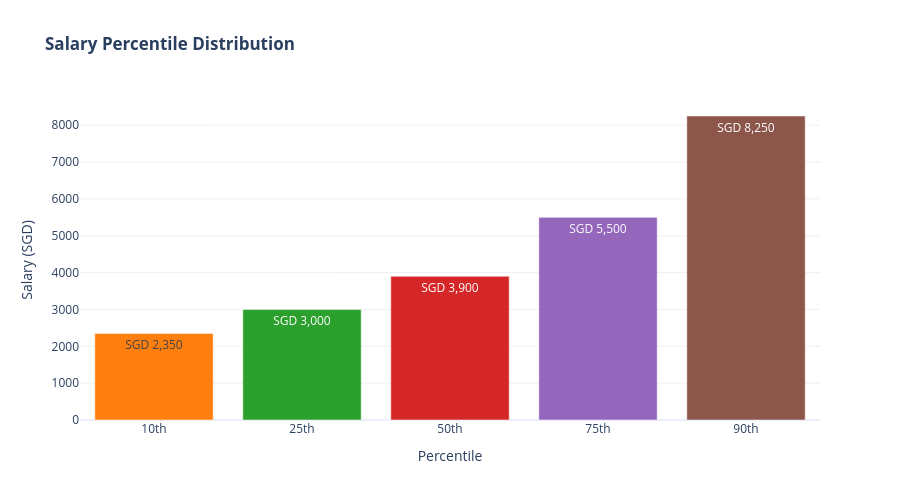

Here is the notebook cell this chart was saved with:
### Code cell
# Chart 6: Salary Percentiles
try:
    percentiles = [10, 25, 50, 75, 90]
    percentile_values = [np.percentile(df['average_salary'], p) for p in percentiles]

    fig6 = go.Figure()
    fig6.add_trace(go.Bar(
        x=[f"{p}th" for p in percentiles],
        y=percentile_values,
        marker_color=['#ff7f0e', '#2ca02c', '#d62728', '#9467bd', '#8c564b'],
        text=[f"SGD {val:,.0f}" for val in percentile_values],
        textposition='auto',
        hovertemplate='<b>%{x} Percentile</b><br>Salary: SGD %{y:,.0f}<extra></extra>'
    ))

    fig6.update_layout(
        title='<b>Salary Percentile Distribution</b>',
        xaxis_title='Percentile',
        yaxis_title='Salary (SGD)',
        hovermode='x unified',
        template='plotly_white',
        height=500
    )
    fig6.show()

    print("\n✓ Chart 6 created successfully")
    print("\nSalary Percentiles:")
    for p, val in zip(percentiles, percentile_values):
        print(f"  {p}th: SGD {val:,.2f}")
except Exception as e:
    print(f"⚠ Error creating Chart 6: {str(e)}")

### Figure 1 — Plotly figure (JSON) as saved in the notebook; plotly's stock layout.template omitted (floating-point values rounded to 4 significant figures)
{"data": [{"hovertemplate": "<b>%{x} Percentile</b><br>Salary: SGD %{y:,.0f}<extra></extra>", "marker": {"color": ["#ff7f0e", "#2ca02c", "#d62728", "#9467bd", "#8c564b"]}, "text": ["SGD 2,350", "SGD 3,000", "SGD 3,900", "SGD 5,500", "SGD 8,250"], "textposition": "auto", "type": "bar", "x": ["10th", "25th", "50th", "75th", "90th"], "y": [2350, 3000, 3900, 5500, 8250]}], "layout": {"height": 500, "hovermode": "x unified", "title": {"text": "<b>Salary Percentile Distribution</b>"}, "xaxis": {"title": {"text": "Percentile"}}, "yaxis": {"title": {"text": "Salary (SGD)"}}}}
